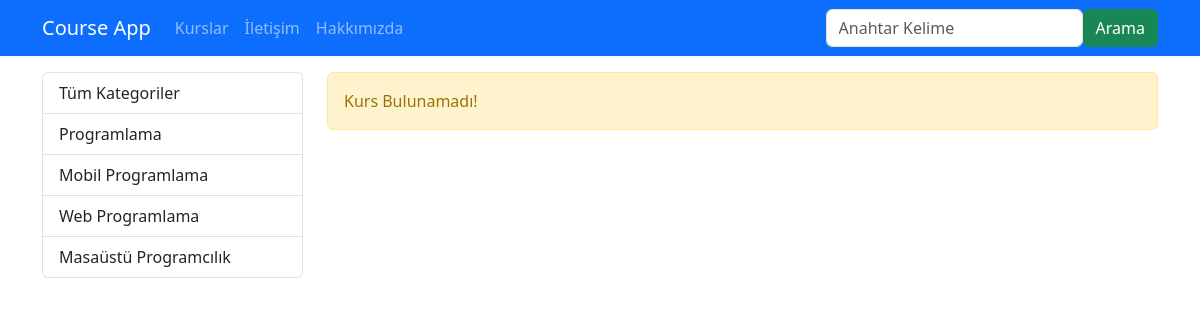
Before: /kurslar/ with the older database file.
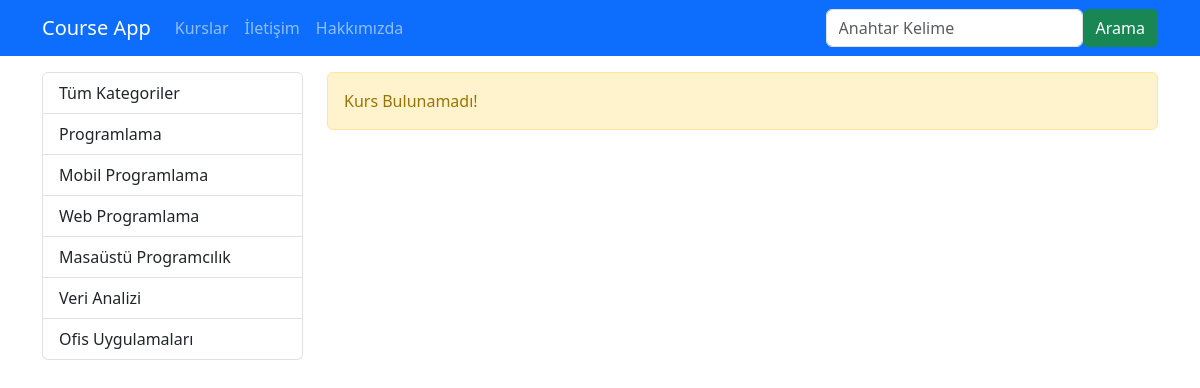
After: the same page with the newer database file.
### courses/models.py (models this page shows, shortened)
class Categorie(models.Model):
    title = models.CharField(max_length=50)
    description = models.CharField(max_length=50)
    slug = models.SlugField(default="",blank=True,editable=True, null=False, unique=True, db_index=True)
    isActive = models.BooleanField()

### courses/views.py (the view)
# urls.py: path('',views.index),
def index(req):
    kurslar = Course.objects.filter(isActive=1, isHome=1)
    kategoriler = Categorie.objects.all()
    return render(req,"courses/index.html", {
        'categories':kategoriler,
        'courses':kurslar
    })

### courses/templates/courses/index.html (shortened to what this page needs)
{% extends 'layout.html' %}
{% load static %}
{% block css_files %}
    <link rel="stylesheet" href="{% static 'courses/css/style.css' %}">
{% endblock css_files %}
{% block content %}
    <div class="container mt-3">
        <div class="row">
            <div class="col-3">
            {% include 'courses/partials/_categories.html' %}
            </div>
            <div class="col-9">
                    {% if courses|length == 0%}
                        <div class="alert alert-warning">Kurs Bulunamadı!</div>
                    {% endif %}
            </div>
        </div>
    </div>
{% endblock %}

### courses/templates/courses/partials/_categories.html
        <div class="list-group">
            <a href="/kurslar" class="list-group-item list-group-item-action">Tüm Kategoriler</a>
            {% for category in categories %}
                <a href="{% url 'courses_by_category' category.slug %}" class="list-group-item list-group-item-action {% if seciliKategori == category.slug %} active {% endif %}">{{ category.title}}</a>
            {% endfor %}
        </div>

Changed rows visible on the page:
added Categorie: title "Veri Analizi"
added Categorie: title "Ofis Uygulamaları"
